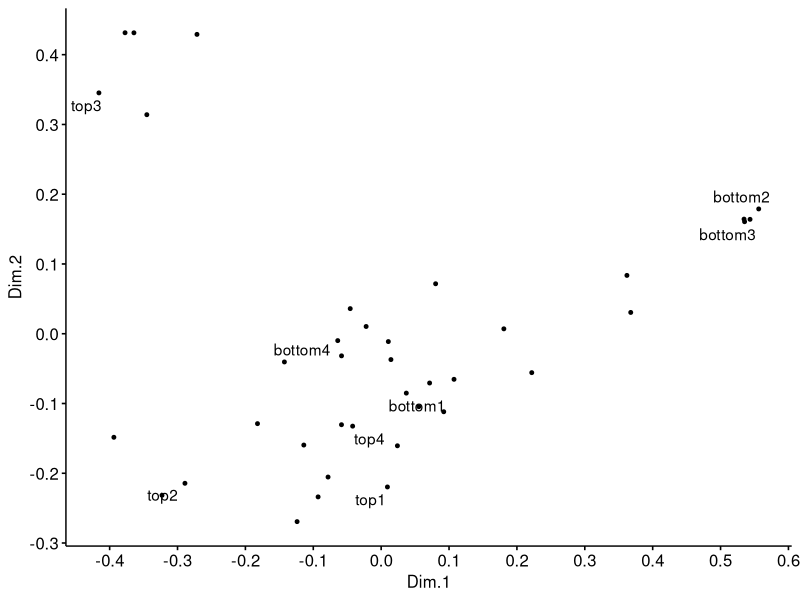
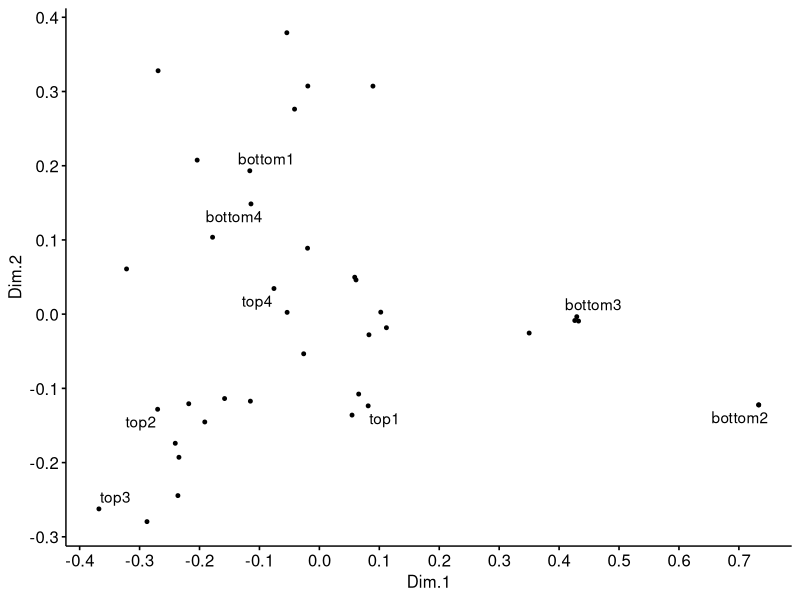
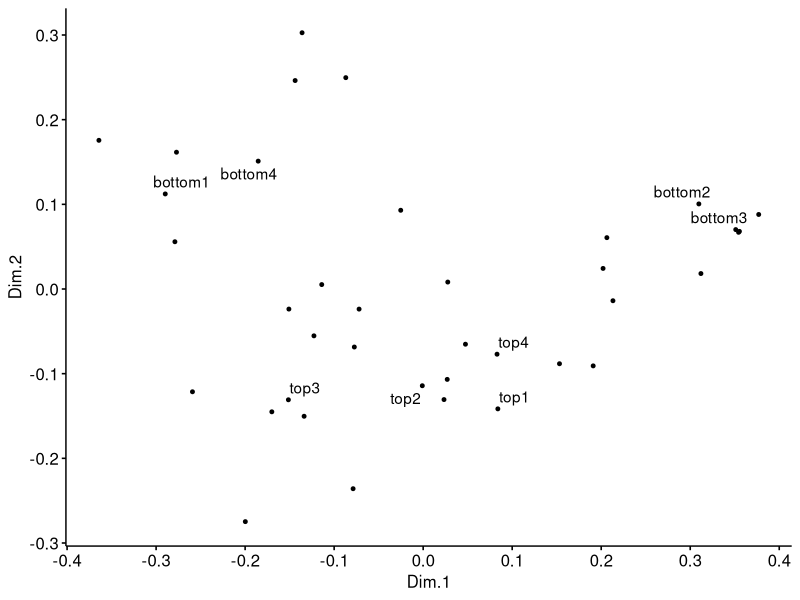
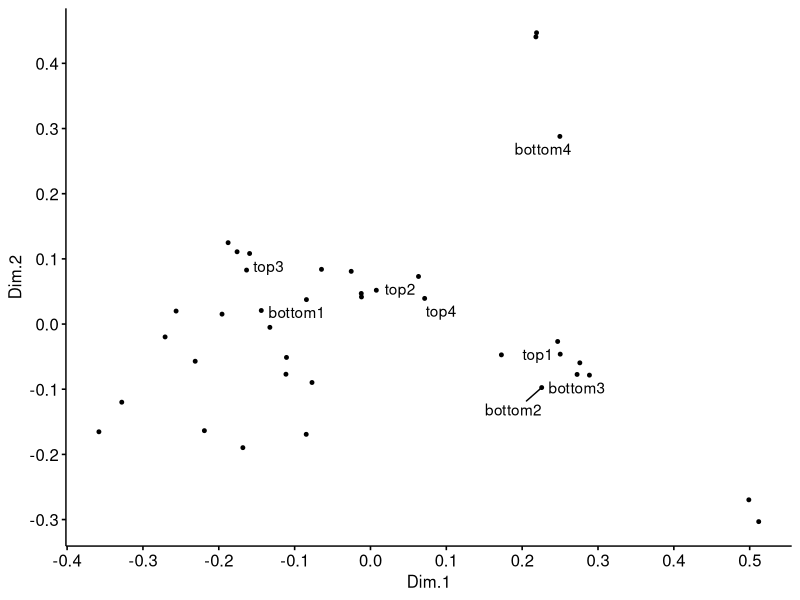
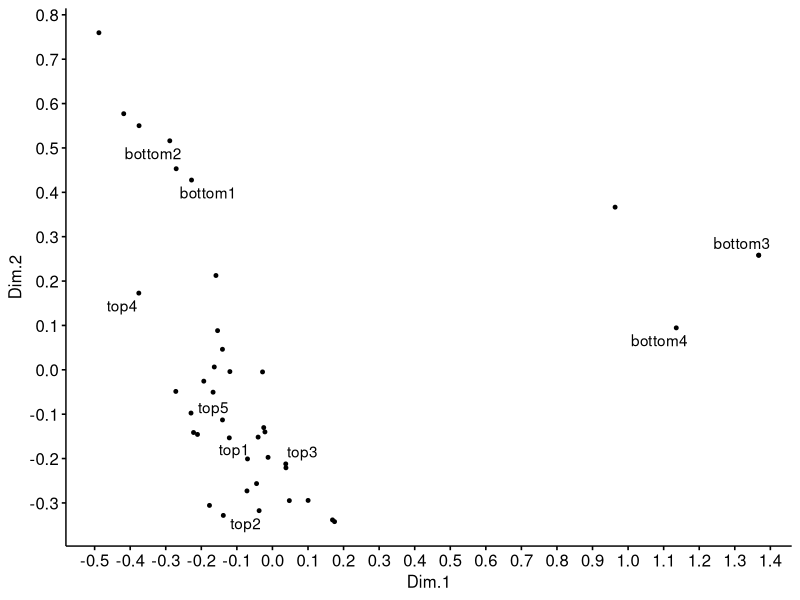
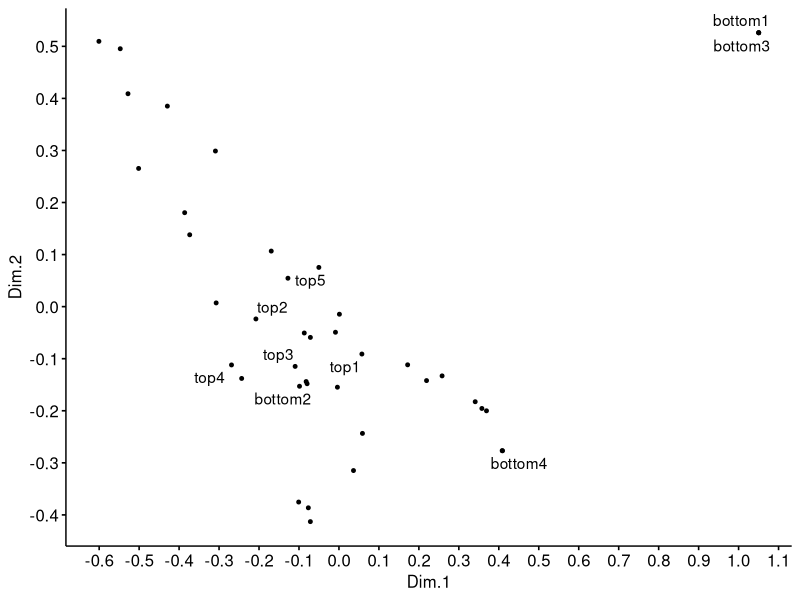
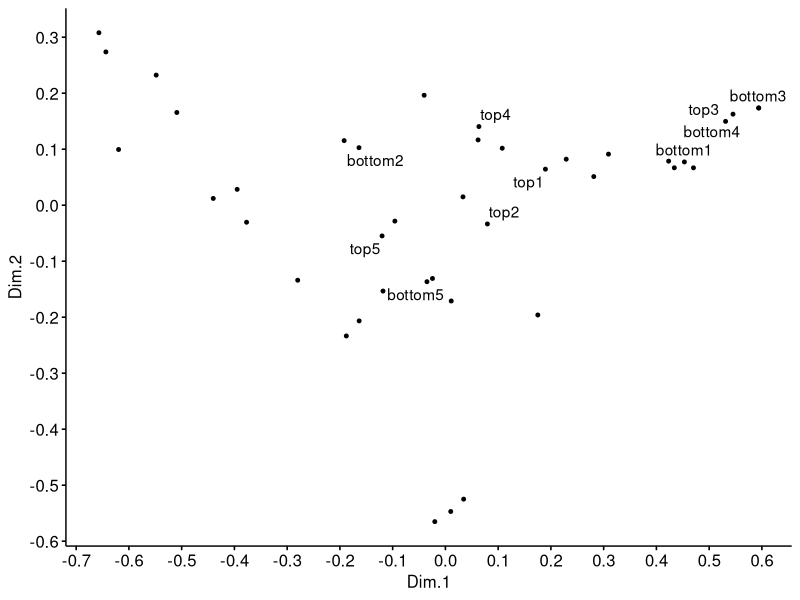
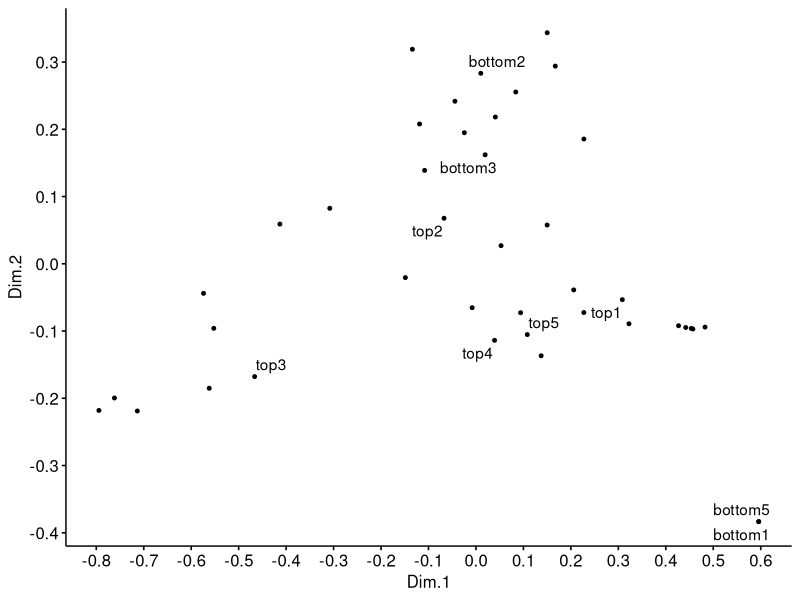

The R script that drew these images, in order:
## ---- chunk 1
options(ggrepel.max.overlaps = Inf)
df <- read.csv("stage1_bogota3_edge.csv")
df
## ---- chunk 2
# add the rownames as a proper column
rownames(df) <- NULL
df
## ---- chunk 3
rownames(df)
## ---- chunk 4
vec <- colnames(df)
vec <- vec[-1]
vec
## ---- chunk 5
 nrow(df)
## ---- chunk 6
library(magrittr)
library(dplyr)
library(ggpubr)
# Cmpute MDS
mds <- df %>%
  dist() %>%          
  cmdscale() %>%
  as_tibble()
colnames(mds) <- c("Dim.1", "Dim.2")
# Plot MDS
mds$label <- vec
ggscatter(mds, x = "Dim.1", y = "Dim.2", 
          size = 1,
          repel = TRUE) + scale_y_continuous(breaks = seq(-1,1,0.1))+
  scale_x_continuous(breaks = seq(-3,3,0.1)) +
  ggrepel::geom_text_repel(
    aes(label = if_else(label %in% c('top1', 'top2', 'top3', "top4", "bottom1", "bottom2", "bottom3", "bottom4"), label, "")) 
  )

## ---- chunk 7
df <- read.csv("stage2_bogota3_edge.csv")
library(magrittr)
library(dplyr)
library(ggpubr)
# Cmpute MDS
mds <- df %>%
  dist() %>%          
  cmdscale() %>%
  as_tibble()
colnames(mds) <- c("Dim.1", "Dim.2")
# Plot MDS
mds$label <- vec
ggscatter(mds, x = "Dim.1", y = "Dim.2", 
          size = 1,
          repel = TRUE) +  scale_y_continuous(breaks = seq(-1,1,0.1))+
  scale_x_continuous(breaks = seq(-3,3,0.1)) +
  ggrepel::geom_text_repel(
    aes(label = if_else(label %in% c('top1', 'top2', 'top3', "top4", "bottom1", "bottom2", "bottom3", "bottom4"), label, ""))
  )
## ---- chunk 8
df <- read.csv("stage3_bogota3_edge.csv")
library(magrittr)
library(dplyr)
library(ggpubr)
# Cmpute MDS
mds <- df %>%
  dist() %>%          
  cmdscale() %>%
  as_tibble()
colnames(mds) <- c("Dim.1", "Dim.2")
# Plot MDS
mds$label <- vec
ggscatter(mds, x = "Dim.1", y = "Dim.2", 
          size = 1,
          repel = TRUE) +  scale_y_continuous(breaks = seq(-1,1,0.1))+
  scale_x_continuous(breaks = seq(-3,3,0.1)) +
  ggrepel::geom_text_repel(
    aes(label = if_else(label %in% c('top1', 'top2', 'top3', "top4", "bottom1", "bottom2", "bottom3", "bottom4"), label, ""))
  )
## ---- chunk 9
df <- read.csv("stage4_bogota3_edge.csv")
library(magrittr)
library(dplyr)
library(ggpubr)
# Cmpute MDS
mds <- df %>%
  dist() %>%          
  cmdscale() %>%
  as_tibble()
colnames(mds) <- c("Dim.1", "Dim.2")
# Plot MDS
mds$label <- vec
ggscatter(mds, x = "Dim.1", y = "Dim.2", 
          size = 1,
          repel = TRUE) +  scale_y_continuous(breaks = seq(-1,1,0.1))+
  scale_x_continuous(breaks = seq(-3,3,0.1)) +
  ggrepel::geom_text_repel(
    aes(label = if_else(label %in% c('top1', 'top2', 'top3', "top4", "bottom1", "bottom2", "bottom3", "bottom4"), label, ""))
  )
## ---- chunk 10
df <- read.csv("stage1_bogota2_edge.csv")
vec <- colnames(df)
vec <- vec[-1]
library(magrittr)
library(dplyr)
library(ggpubr)
# Cmpute MDS
mds <- df %>%
  dist() %>%          
  cmdscale() %>%
  as_tibble()
colnames(mds) <- c("Dim.1", "Dim.2")
# Plot MDS
mds$label <- vec
ggscatter(mds, x = "Dim.1", y = "Dim.2", 
          size = 1,
          repel = TRUE) +  scale_y_continuous(breaks = seq(-1,1,0.1))+
  scale_x_continuous(breaks = seq(-3,3,0.1)) +
  ggrepel::geom_text_repel(
    aes(label = if_else(label %in% c('top1', 'top2', 'top3', "top4", "top5", "bottom1", "bottom2", "bottom3", "bottom4", "bottom5"), label, ""))
  )
## ---- chunk 11
df <- read.csv("stage2_bogota2_edge.csv")
vec <- colnames(df)
vec <- vec[-1]
library(magrittr)
library(dplyr)
library(ggpubr)
# Cmpute MDS
mds <- df %>%
  dist() %>%          
  cmdscale() %>%
  as_tibble()
colnames(mds) <- c("Dim.1", "Dim.2")
# Plot MDS
mds$label <- vec
ggscatter(mds, x = "Dim.1", y = "Dim.2", 
          size = 1,
          repel = TRUE) +  scale_y_continuous(breaks = seq(-1,1,0.1))+
  scale_x_continuous(breaks = seq(-3,3,0.1)) +
  ggrepel::geom_text_repel(
    aes(label = if_else(label %in% c('top1', 'top2', 'top3', "top4", "top5", "bottom1", "bottom2", "bottom3", "bottom4", "bottom5"), label, ""))
  )
## ---- chunk 12
df <- read.csv("stage3_bogota2_edge.csv")
vec <- colnames(df)
vec <- vec[-1]
library(magrittr)
library(dplyr)
library(ggpubr)
# Cmpute MDS
mds <- df %>%
  dist() %>%          
  cmdscale() %>%
  as_tibble()
colnames(mds) <- c("Dim.1", "Dim.2")
# Plot MDS
mds$label <- vec
ggscatter(mds, x = "Dim.1", y = "Dim.2", 
          size = 1,
          repel = TRUE) +  scale_y_continuous(breaks = seq(-1,1,0.1))+
  scale_x_continuous(breaks = seq(-3,3,0.1)) +
  ggrepel::geom_text_repel(
    aes(label = if_else(label %in% c('top1', 'top2', 'top3', "top4", "top5", "bottom1", "bottom2", "bottom3", "bottom4", "bottom5"), label, ""))
  )
## ---- chunk 13
df <- read.csv("stage4_bogota2_edge.csv")
vec <- colnames(df)
vec <- vec[-1]
library(magrittr)
library(dplyr)
library(ggpubr)
# Cmpute MDS
mds <- df %>%
  dist() %>%          
  cmdscale() %>%
  as_tibble()
colnames(mds) <- c("Dim.1", "Dim.2")
# Plot MDS
mds$label <- vec
ggscatter(mds, x = "Dim.1", y = "Dim.2", 
          size = 1,
          repel = TRUE) +  scale_y_continuous(breaks = seq(-1,1,0.1))+
  scale_x_continuous(breaks = seq(-3,3,0.1)) +
  ggrepel::geom_text_repel(
    aes(label = if_else(label %in% c('top1', 'top2', 'top3', "top4", "top5", "bottom1", "bottom2", "bottom3", "bottom4", "bottom5"), label, ""))
  )
## ---- chunk 14
df <- read.csv("stage1_bogota1_edge.csv")
vec <- colnames(df)
vec <- vec[-1]
library(magrittr)
library(dplyr)
library(ggpubr)
# Cmpute MDS
mds <- df %>%
  dist() %>%          
  cmdscale() %>%
  as_tibble()
colnames(mds) <- c("Dim.1", "Dim.2")
# Plot MDS
mds$label <- vec
ggscatter(mds, x = "Dim.1", y = "Dim.2", 
          size = 1,
          repel = TRUE) +  scale_y_continuous(breaks = seq(-1,1,0.1))+
  scale_x_continuous(breaks = seq(-3,3,0.1)) +
  ggrepel::geom_text_repel(
    aes(label = if_else(label %in% c('top1', 'top2', 'top3', "top4", "top5", "bottom1", "bottom2", "bottom3", "bottom4", "bottom5"), label, ""))
  )
## ---- chunk 15
df <- read.csv("stage2_bogota1_edge.csv")
vec <- colnames(df)
vec <- vec[-1]
library(magrittr)
library(dplyr)
library(ggpubr)
# Cmpute MDS
mds <- df %>%
  dist() %>%          
  cmdscale() %>%
  as_tibble()
colnames(mds) <- c("Dim.1", "Dim.2")
# Plot MDS
mds$label <- vec
ggscatter(mds, x = "Dim.1", y = "Dim.2", 
          size = 1,
          repel = TRUE) +  scale_y_continuous(breaks = seq(-1,1,0.1))+
  scale_x_continuous(breaks = seq(-3,3,0.1)) +
  ggrepel::geom_text_repel(
    aes(label = if_else(label %in% c('top1', 'top2', 'top3', "top4", "top5", "bottom1", "bottom2", "bottom3", "bottom4", "bottom5"), label, ""))
  )
## ---- chunk 16
df <- read.csv("stage3_bogota1_edge.csv")
vec <- colnames(df)
vec <- vec[-1]
library(magrittr)
library(dplyr)
library(ggpubr)
# Cmpute MDS
mds <- df %>%
  dist() %>%          
  cmdscale() %>%
  as_tibble()
colnames(mds) <- c("Dim.1", "Dim.2")
# Plot MDS
mds$label <- vec
ggscatter(mds, x = "Dim.1", y = "Dim.2", 
          size = 1,
          repel = TRUE) +  scale_y_continuous(breaks = seq(-1,1,0.1))+
  scale_x_continuous(breaks = seq(-3,3,0.1)) +
  ggrepel::geom_text_repel(
    aes(label = if_else(label %in% c('top1', 'top2', 'top3', "top4", "top5", "bottom1", "bottom2", "bottom3", "bottom4", "bottom5"), label, ""))
  )
## ---- chunk 17
df <- read.csv("stage4_bogota1_edge.csv")
vec <- colnames(df)
vec <- vec[-1]
library(magrittr)
library(dplyr)
library(ggpubr)
# Cmpute MDS
mds <- df %>%
  dist() %>%          
  cmdscale() %>%
  as_tibble()
colnames(mds) <- c("Dim.1", "Dim.2")
# Plot MDS
mds$label <- vec
ggscatter(mds, x = "Dim.1", y = "Dim.2", 
          size = 1,
          repel = TRUE) +  scale_y_continuous(breaks = seq(-1,1,0.1))+
  scale_x_continuous(breaks = seq(-3,3,0.1)) +
  ggrepel::geom_text_repel(
    aes(label = if_else(label %in% c('top1', 'top2', 'top3', "top4", "top5", "bottom1", "bottom2", "bottom3", "bottom4", "bottom5"), label, ""))
  )
## ---- chunk 18
df <- read.csv("stage1_bogota0_edge.csv")
vec <- colnames(df)
vec <- vec[-1]
library(magrittr)
library(dplyr)
library(ggpubr)
# Cmpute MDS
mds <- df %>%
  dist() %>%          
  cmdscale() %>%
  as_tibble()
colnames(mds) <- c("Dim.1", "Dim.2")
# Plot MDS
mds$label <- vec
ggscatter(mds, x = "Dim.1", y = "Dim.2", 
          size = 1,
          repel = TRUE) +  scale_y_continuous(breaks = seq(-3,3,0.1))+
  scale_x_continuous(breaks = seq(-3,3,0.1)) +
  ggrepel::geom_text_repel(
    aes(label = if_else(label %in% c('top1', 'top2', 'top3', "top4", "bottom1", "bottom2", "bottom3", "bottom4"), label, ""))
  )
## ---- chunk 19
df <- read.csv("stage2_bogota0_edge.csv")
library(magrittr)
library(dplyr)
library(ggpubr)
# Cmpute MDS
mds <- df %>%
  dist() %>%          
  cmdscale() %>%
  as_tibble()
colnames(mds) <- c("Dim.1", "Dim.2")
# Plot MDS
mds$label <- vec
ggscatter(mds, x = "Dim.1", y = "Dim.2", 
          size = 1,
          repel = TRUE) +  scale_y_continuous(breaks = seq(-1,1,0.1))+
  scale_x_continuous(breaks = seq(-3,3,0.1)) +
  ggrepel::geom_text_repel(
    aes(label = if_else(label %in% c('top1', 'top2', 'top3', "top4", "bottom1", "bottom2", "bottom3", "bottom4"), label, ""))
  )
## ---- chunk 20
df <- read.csv("stage3_bogota0_edge.csv")
library(magrittr)
library(dplyr)
library(ggpubr)
# Cmpute MDS
mds <- df %>%
  dist() %>%          
  cmdscale() %>%
  as_tibble()
colnames(mds) <- c("Dim.1", "Dim.2")
# Plot MDS
mds$label <- vec
ggscatter(mds, x = "Dim.1", y = "Dim.2", 
          size = 1,
          repel = TRUE) + scale_y_continuous(breaks = seq(-1,1,0.1))+
  scale_x_continuous(breaks = seq(-3,3,0.1)) +
  ggrepel::geom_text_repel(
    aes(label = if_else(label %in% c('top1', 'top2', 'top3', "top4", "bottom1", "bottom2", "bottom3", "bottom4"), label, ""))
  )
## ---- chunk 21
df <- read.csv("stage4_bogota0_edge.csv")
library(magrittr)
library(dplyr)
library(ggpubr)
# Cmpute MDS
mds <- df %>%
  dist() %>%          
  cmdscale() %>%
  as_tibble()
colnames(mds) <- c("Dim.1", "Dim.2")
# Plot MDS
mds$label <- vec
ggscatter(mds, x = "Dim.1", y = "Dim.2", 
          size = 1,
          repel = TRUE) + scale_y_continuous(breaks = seq(-1,1,0.1))+
  scale_x_continuous(breaks = seq(-3,3,0.1)) +
  ggrepel::geom_text_repel(
    aes(label = if_else(label %in% c('top1', 'top2', 'top3', "top4", "bottom1", "bottom2", "bottom3", "bottom4"), label, ""))
  )
